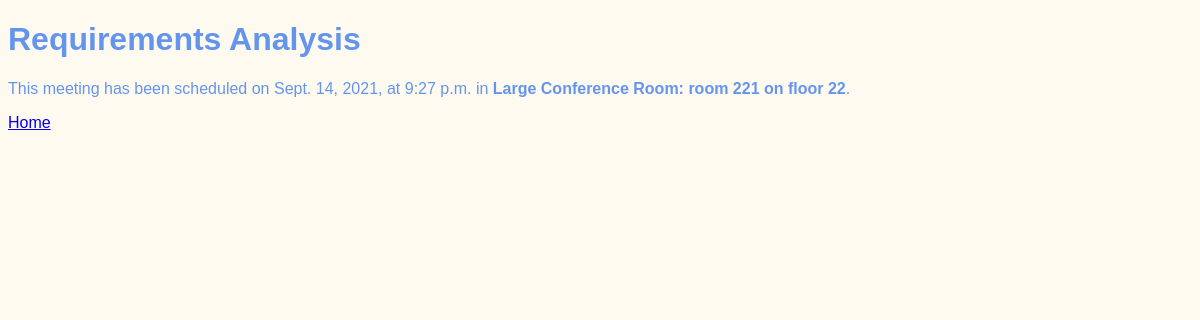
The app's page /meetings/1, older data.
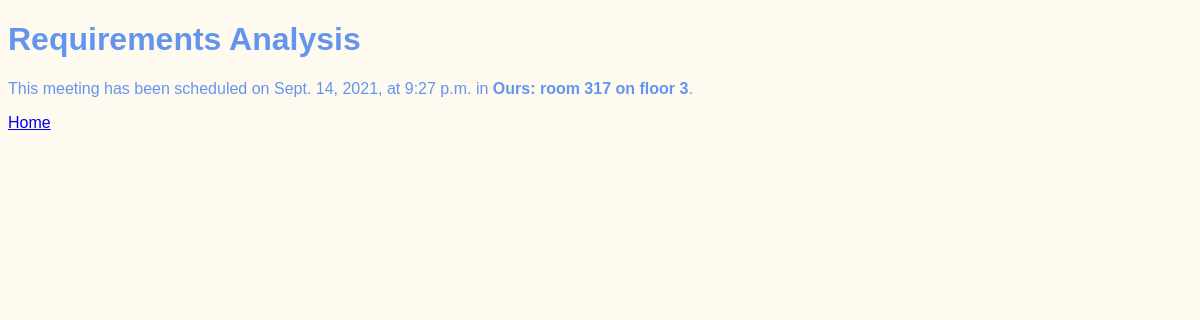
The same page, newer data.
### meetings/models.py (models this page shows, shortened)
class Meeting(models.Model):
    title = models.CharField(max_length=200)
    date = models.DateField()
    start_time = models.TimeField(default=time(9))
    duration = models.IntegerField(default=1)
    room = models.ForeignKey(Room, on_delete=models.CASCADE)

class Room(models.Model):
    name = models.CharField(max_length=50)
    floor = models.IntegerField()
    room_number = models.IntegerField()
    def __str__(self):
        return f'{self.name}: room {self.room_number} on floor {self.floor}'

### meetings/views.py (the view)
# urls.py: path('<int:id>', views.detail, name="detail"),
def detail(request, id):
    meeting = get_object_or_404(Meeting, pk=id)
    return render(request, "meetings/detail.html", {"meeting": meeting})

### meetings/templates/meetings/detail.html (shortened to what this page needs)
{% extends "base.html" %}
{% block content %}
<h1>
    {{ meeting.title }}
</h1>
<p>
    This meeting has been scheduled on {{ meeting.date }}, at
    {{ meeting.start_time }} in <strong>{{ meeting.room }}</strong>.
</p>
<a href="{% url 'welcome' %}">Home</a>
{% endblock %}

Row changes from the older to the newer data that the page shows:
changed Meeting "Requirements Analysis": room "Large Conference Room: room 221 on floor 22" → "Ours: room 317 on floor 3"
